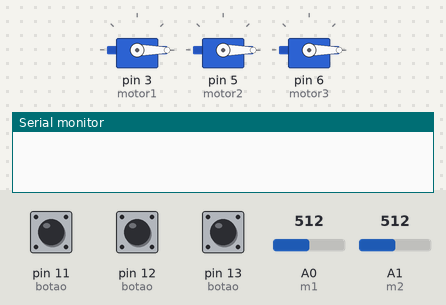
The sketch below on a simulated Arduino Uno, built with avr-gcc and run on an emulated ATmega328P. Shown: 3 × servo, the last lines printed to the serial monitor. The test bench sets the inputs (shaded band); at power-on: pin 13 (botao) LOW, pin 11 (botao) LOW, A0 (m1) = 512, A1 (m2) = 512, pin 12 (botao) LOW. EEPROM starts erased.

Above: at 4.6 s.
4.7 s: pin 13 (botao) pulled HIGH for 0.15 s
At 6.2 s:
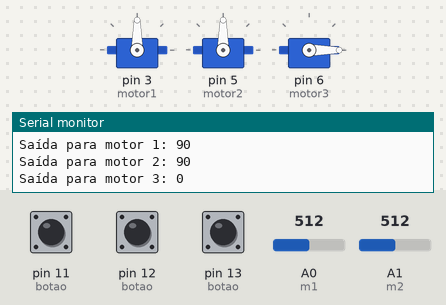
6.8 s: pin 11 (botao) pulled HIGH for 0.15 s
At 6.96 s:
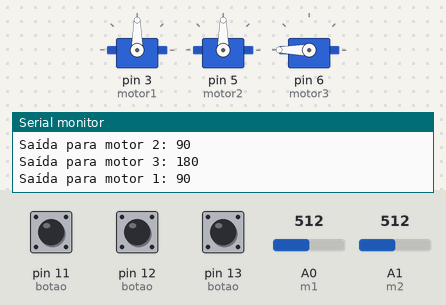
8.5 s: A0 (m1) set to 63
At 9.1 s:
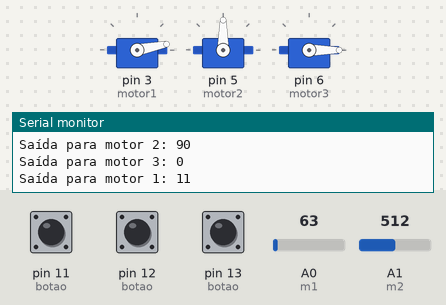
10.1 s: A0 (m1) set to 53
At 11.4 s:
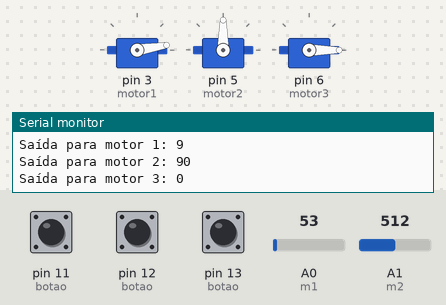
13.1 s: A1 (m2) set to 716
At 14.1 s:
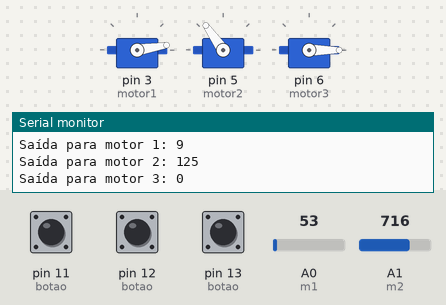
14.6 s: pin 11 (botao) pulled HIGH for 0.15 s
At 14.78 s:
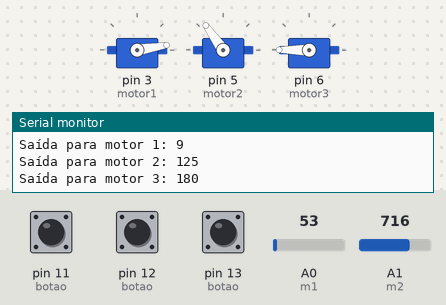
Timing chart, 0 to 17.3 s (numbered marks = the images above; inputs shaded):
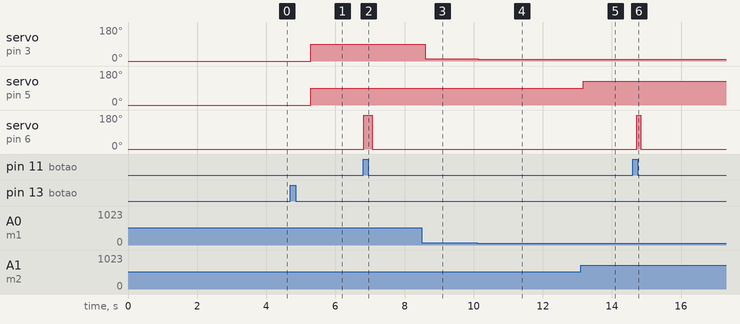

The sketch:

projeto.ino
```cpp
#import <Servo.h>
#include <Servo.h>
#include <EEPROM.h>//used to store recorded values
Servo motor1;
Servo motor2;
Servo motor3;
float resolution = 1002;//MUST be less than 1024
float recordTime = 100;//MUST be less than 1024
bool recording = false;
int j = 3;
int val[3][16] = {
  {0,0,0,0,0,0,0,0,0,0,0,0,0,0,0,0},
  {0,0,0,0,0,0,0,0,0,0,0,0,0,0,0,0},
  {0,0,0,0,0,0,0,0,0,0,0,0,0,0,0,0}
};
void setup() {
  for(int i = 0; i < 1024; i++){EEPROM.write(i, 0);}
  // put your setup code here, to run once:
  pinMode(LED_BUILTIN, OUTPUT);
  pinMode(A0, INPUT);//m1
  pinMode(A1, INPUT);//m2
  pinMode(A2, INPUT);//m3
  pinMode(11, INPUT);//botao
  pinMode(12, INPUT);//botao
  pinMode(13, INPUT);//botao
  motor1.attach(3);
  motor2.attach(5);
  motor3.attach(6);
  Serial.begin(9600);
}

void loop() {
  if (recording == true) {
    j = 1;
    for (int i = 1; i <= resolution/3; i++) {
      for(int q = 1; q < 16; q++){
        val[0][0] -= val[0][q];
        val[0][q] = analogRead(A0);
        val[0][0] += val[0][q];
      }
      motor1.write(map(val[0][0], 0, 15345, 0, 180));
      EEPROM.write(3*i, map(val[0][0], 0, 15345, 0, 180));
      for(int q = 1; q < 16; q++){
        val[1][0] -= val[1][q];
        val[1][q] = analogRead(A1);
        val[1][0] += val[1][q];
      }
      motor2.write(map(val[1][0], 0, 15345, 0, 180));
      EEPROM.write(3*i+1, map(val[1][0], 0, 15345, 0, 180));
      /*for(int q = 1; q < 16; q++){
        val[2][0] -= val[2][q];
        val[2][q] = analogRead(A2);
        val[2][0] += val[2][q];
      }*/
      /**/if(digitalRead(11)){val[2][0] = 15345;}else{val[2][0] = 0;}
      motor3.write(map(val[2][0], 0, 15345, 0, 180));
      EEPROM.write(3*i+2, map(val[2][0], 0, 15345, 0, 180));
      Serial.print("Saída para motor 1: ");
      Serial.println(EEPROM.read(3*i));
      Serial.print("Saída para motor 2: ");
      Serial.println(EEPROM.read(3*i+1));
      Serial.print("Saída para motor 3: ");
      Serial.println(EEPROM.read(3*i+2));
      delay(recordTime);
      j = 3*i;


      if (digitalRead(13)) {//Stop
        recording = false;
        break;
      }


      if (digitalRead(12)) {//Reset
        recording = false;
        for(int q = 1; q < 16; q++){
          val[0][0] -= val[0][q];
          val[0][q] = analogRead(A0);
          val[0][0] += val[0][q];
        }
        for(int q = 1; q < 16; q++){
          val[1][0] -= val[1][q];
          val[1][q] = analogRead(A1);
          val[1][0] += val[1][q];
        }
        motor1.write(map(val[0][0], 0, 15345, 0, 180));
        int val1 = map(val[0][0], 0, 15345, 0, 180);
        motor2.write(map(val[1][0], 0, 15345, 0, 180));
        int val2 = map(val[1][0], 0, 15345, 0, 180);
        int val3;
        if(digitalRead(11)){val3 = 180;}else{val3 = 0;}
        motor3.write(val3);
        for (int i = 0 ; i < EEPROM.length()/3 ; i++){
          EEPROM.write(3*i, val1);
          EEPROM.write(3*i+1, val2);
          EEPROM.write(3*i+2, val3);
        }
        break;
      }//End Reset

    }
    recording = false;
    delay(500);
  }else{
    for (int i = 1; i <= j/3; i++){
      digitalWrite(LED_BUILTIN, LOW);
      if (digitalRead(13)) { //Record
        digitalWrite(LED_BUILTIN, HIGH);
        recording = true;
        delay(500);
        break;
      }

      if (digitalRead(12)) {//Reset
        recording = false;
        for(int q = 1; q < 16; q++){
          val[0][0] -= val[0][q];
          val[0][q] = analogRead(A0);
          val[0][0] += val[0][q];
        }
        for(int q = 1; q < 16; q++){
          val[1][0] -= val[1][q];
          val[1][q] = analogRead(A1);
          val[1][0] += val[1][q];
        }
        motor1.write(map(val[0][0], 0, 15345, 0, 180));
        int val1 = map(val[0][0], 0, 15345, 0, 180);
        motor2.write(map(val[1][0], 0, 15345, 0, 180));
        int val2 = map(val[1][0], 0, 15345, 0, 180);
        int val3;
        if(digitalRead(11)){val3 = 180;}else{val3 = 0;}
        motor3.write(val3);
        for (int i = 0 ; i < EEPROM.length()/3 ; i++){
          EEPROM.write(3*i, val1);
          EEPROM.write(3*i+1, val2);
          EEPROM.write(3*i+2, val3);
        }
        break;
      }//End Reset

      motor1.write(EEPROM.read(3*i));
      motor2.write(EEPROM.read(3*i+1));
      motor3.write(EEPROM.read(3*i+2));
      delay(recordTime);
    }
  }
}
```

Measured:
- after the input at 4.7 s, servo on pin 3 (motor1), servo on pin 5 (motor2): 0° → 90° after 0.59 s
- after the input at 6.8 s, servo on pin 6 (motor3): 0° → 180° at once, → 0° 0.24 s later
- after the input at 8.5 s, servo on pin 3 (motor1): 90° → 11° after 0.10 s
- after the input at 10.1 s, servo on pin 3 (motor1): 11° → 9° at once
- after the input at 13.1 s, servo on pin 5 (motor2): 90° → 125° after 0.08 s
- after the input at 14.6 s, servo on pin 6 (motor3): 0° → 180° after 0.11 s, → 0° 0.12 s later
